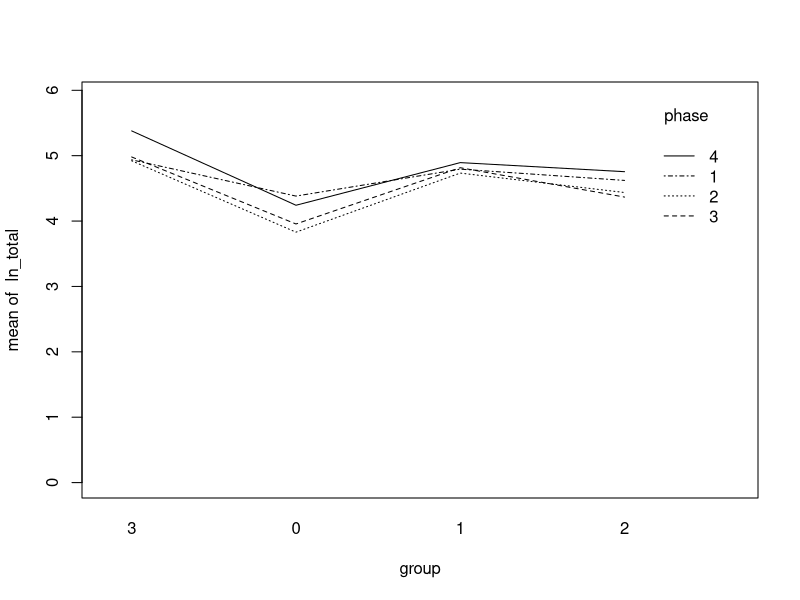
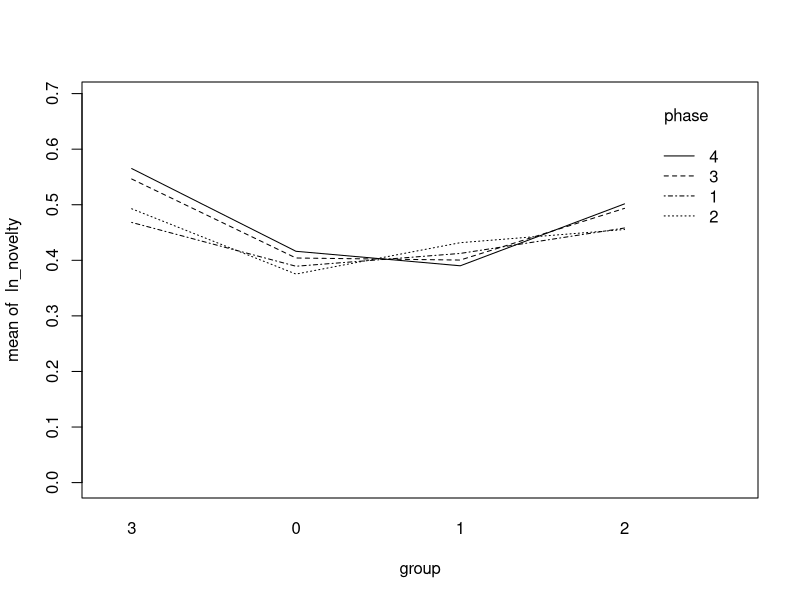

Recreate these plots in R, in order.
## ---- chunk 1
df <- read.csv("merged.csv", header =TRUE, sep=",")
#df <- df[complete.cases(df), ]  
df
## ---- chunk 2
df$ln_novelty <- log(df$novelty+1)
df$ln_total <- log(df$total+1) 
df$group = factor(df$group)
df
## ---- chunk 3
df$group <- relevel(df$group, ref = "3")
mod <- lm(ln_total ~ factor(group), data=df)
summary(mod)
## ---- chunk 4
df$group <- relevel(df$group, ref = "3")
mod <- lm(ln_novelty ~ factor(group) + Q7_Q7_1 + Q7_Q7_2 + Q8_Q8_1 + Q10 + count, data=df)
summary(mod)
## ---- chunk 5
library(lmerTest)
fit.lmer <- lmer(ln_novelty ~ factor(group) + ( 1 | phase), data = df, REML= FALSE)
fit.lmer
## ---- chunk 6
df$group <- relevel(df$group, ref = "3")
mod <- lm(ln_total ~ factor(group) + Q7_Q7_1 + Q7_Q7_2 + Q8_Q8_1 + Q10 + count, data=df)
summary(mod)
## ---- chunk 7
with(df, interaction.plot(group, phase, ln_total, ylim=c(0, max(ln_total)))) # interaction plot
## ---- chunk 8
with(df, interaction.plot(group, phase, ln_novelty, ylim=c(0, max(ln_novelty)))) # interaction plot
